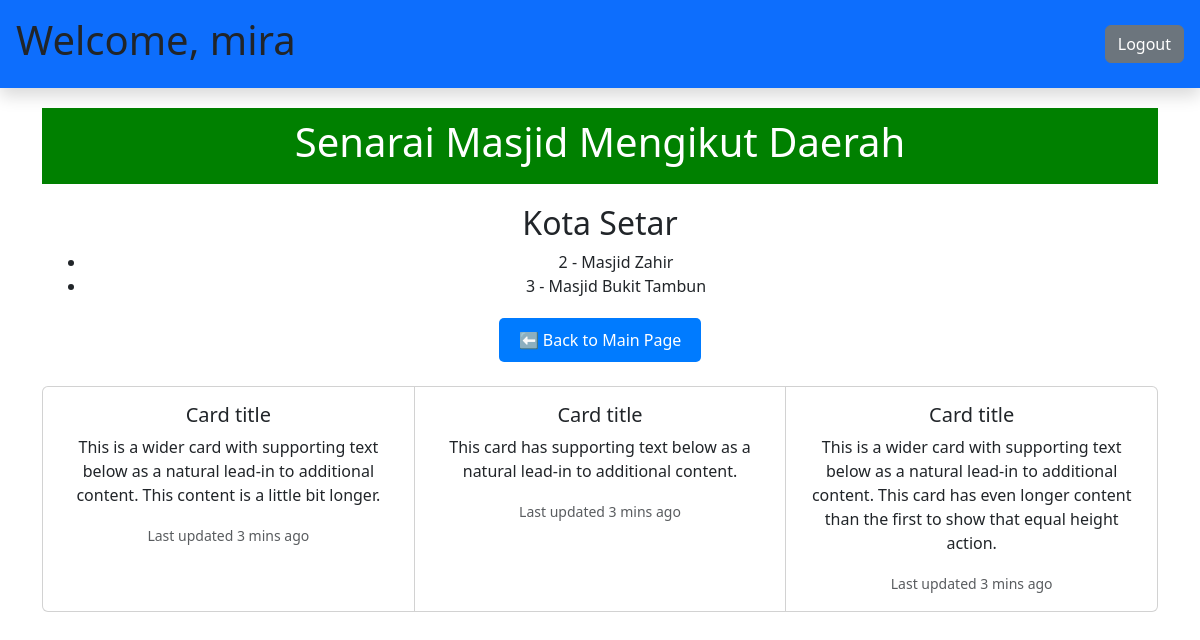
The app's page /backend/form_PTA.php (signed in), older data.
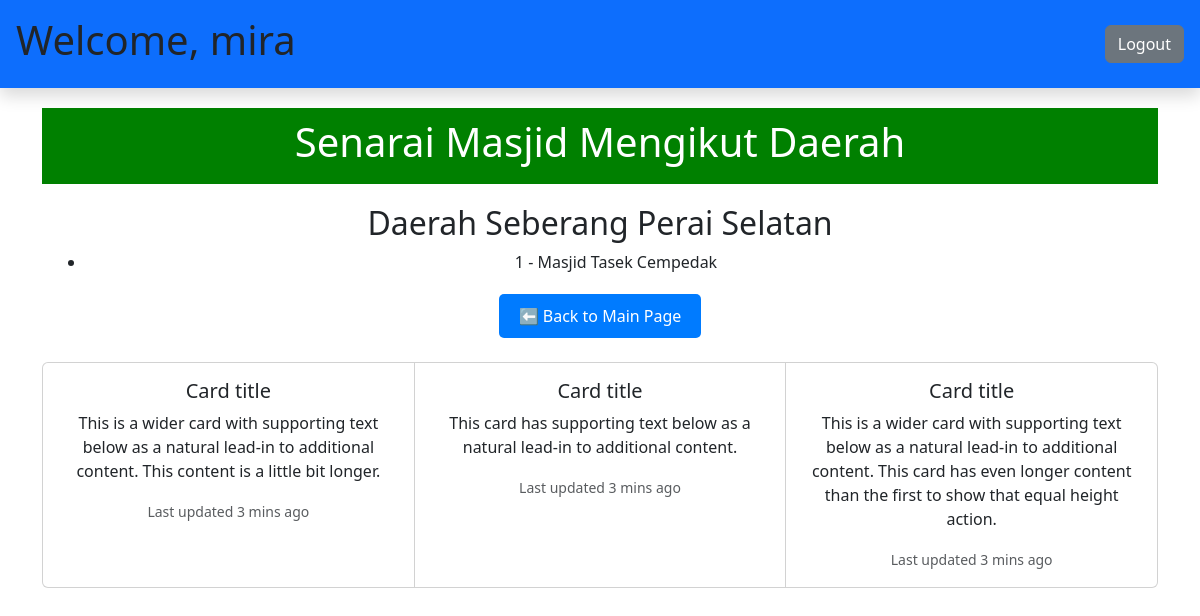
The same page, newer data.
### tables this page shows
CREATE TABLE `masjid` (
  `masjid_id` int(20) NOT NULL,
  `masjid_name` varchar(30) NOT NULL,
  `daerah_id` varchar(20) NOT NULL
);

### backend/form_PTA.php (the view, shortened to what this page needs)
<?php
include('../backend/connection.php');
$daerah_id = $_SESSION['daerah_id'];
try {
    $stmt = $conn->prepare("SELECT daerah_name FROM daerah WHERE daerah_id = :daerah_id");
    $stmt->bindParam(':daerah_id', $daerah_id, PDO::PARAM_INT);
    $stmt->execute();
    $daerah = $stmt->fetch(PDO::FETCH_ASSOC);
    $stmt = $conn->prepare("SELECT m.*, d.daerah_name FROM masjid m
        JOIN daerah d ON m.daerah_id = d.daerah_id
        WHERE m.daerah_id = :daerah_id
        ORDER BY m.masjid_id");
    $stmt->bindParam(':daerah_id', $daerah_id, PDO::PARAM_INT);
    $stmt->execute();
    $masjids = $stmt->fetchAll(PDO::FETCH_ASSOC);
} catch (PDOException $e) {
    die("Error: " . $e->getMessage());
}
$daerahMasjids = [];
if ($daerah) {
    $daerahMasjids[$daerah['daerah_name']] = [];
}
foreach ($masjids as $masjid) {
    $daerahMasjids[$masjid['daerah_name']][] = $masjid;
}
?>
<!DOCTYPE html>
<html lang="en">
<head>
    <link rel="stylesheet" href="../Styles/styles.css">
</head>
<body>
<?php require '../include/header.php'; ?>
    <div class="header">
        <h1>Senarai Masjid Mengikut Daerah</h1>
    </div>
    <div class="container">
        <?php foreach ($daerahMasjids as $daerahName => $masjids): ?>
            <div class="masjid-section">
                <h2><?php echo htmlspecialchars($daerahName); ?></h2>
                <ul>
                    <?php if (!empty($masjids)): ?>
                        <?php foreach ($masjids as $masjid): ?>
                            <li onclick="openFormSelection('<?php echo htmlspecialchars($masjid['masjid_name']); ?>')">
                                <?php echo htmlspecialchars($masjid['masjid_id'] . " - " . $masjid['masjid_name']); ?>
                            </li>
                        <?php endforeach; ?>
                    <?php else: ?>
                        <li>No masjid available</li>
                    <?php endif; ?>
                </ul>
            </div>
        <?php endforeach; ?>
    </div>
    <div class="back-button-container" style="text-align: center; margin-top: 20px;">
        <a href="../backend/mainpage2.php" style="text-decoration: none;">
            <button style="padding: 10px 20px; font-size: 16px; background-color: #007bff; color: white; border: none; cursor: pointer; border-radius: 5px;">
                ⬅ Back to Main Page
            </button>
        </a>
    </div>
    <?php require '../include/footer.php'; ?>
</body>
</html>

Row changes from the older to the newer data that the page shows:
no longer on this page (row edited): masjid: masjid_id+masjid_name "2 - Masjid Zahir", shown under "Kota Setar"
no longer on this page (row edited): masjid: masjid_id+masjid_name "3 - Masjid Bukit Tambun", shown under "Kota Setar"
now on this page (row edited): masjid: masjid_id+masjid_name "1 - Masjid Tasek Cempedak", shown under "Daerah Seberang Perai Selatan"
Text that changed along with them:
new list line: "Daerah Seberang Perai Selatan"
list line gone: "Kota Setar"
